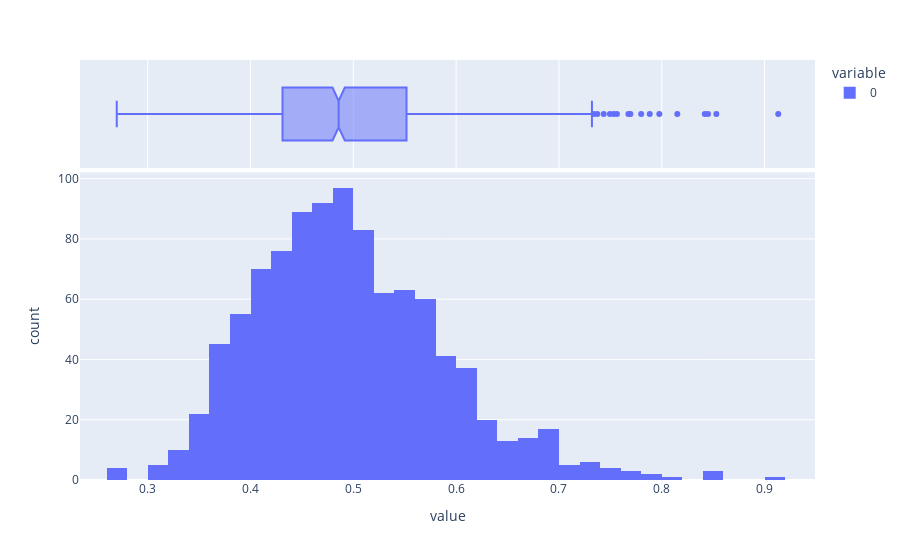

The notebook cell this image was saved under:
### Code cell
fig = px.histogram(data_ic['Lq']['Amostras'], marginal="box")
fig.show()

### Figure 1 — Plotly figure (JSON) as saved in the notebook; plotly's stock layout.template omitted (floating-point values rounded to 4 significant figures; data arrays with more than 128 entries replaced by an {"elided": "..."} marker saying what was removed)
{"data": [{"alignmentgroup": "True", "bingroup": "x", "hovertemplate": "variable=0<br>value=%{x}<br>count=%{y}<extra></extra>", "legendgroup": "0", "marker": {"color": "#636efa", "pattern": {"shape": ""}}, "name": "0", "offsetgroup": "0", "orientation": "v", "showlegend": true, "type": "histogram", "x": {"elided": "1000 float values"}, "xaxis": "x", "yaxis": "y"}, {"alignmentgroup": "True", "hovertemplate": "variable=0<br>value=%{x}<extra></extra>", "legendgroup": "0", "marker": {"color": "#636efa"}, "name": "0", "notched": true, "offsetgroup": "0", "showlegend": false, "type": "box", "x": {"elided": "1000 float values"}, "xaxis": "x2", "yaxis": "y2"}], "layout": {"barmode": "relative", "legend": {"title": {"text": "variable"}, "tracegroupgap": 0}, "margin": {"t": 60}, "xaxis": {"anchor": "y", "domain": [0, 1], "title": {"text": "value"}}, "xaxis2": {"anchor": "y2", "domain": [0, 1], "matches": "x", "showgrid": true, "showticklabels": false}, "yaxis": {"anchor": "x", "domain": [0, 0.7326], "title": {"text": "count"}}, "yaxis2": {"anchor": "x2", "domain": [0.7426, 1], "matches": "y2", "showgrid": false, "showline": false, "showticklabels": false, "ticks": ""}}}
